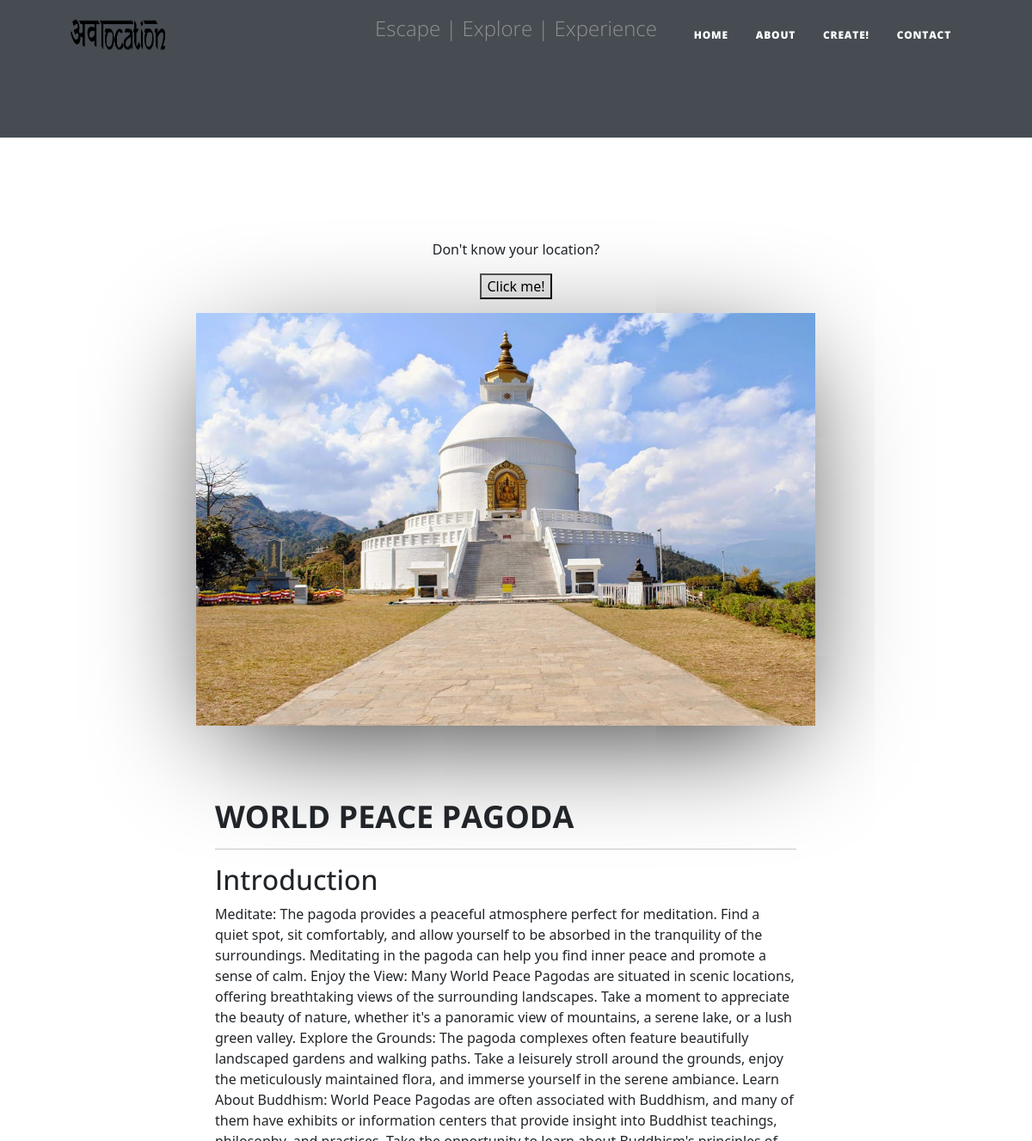
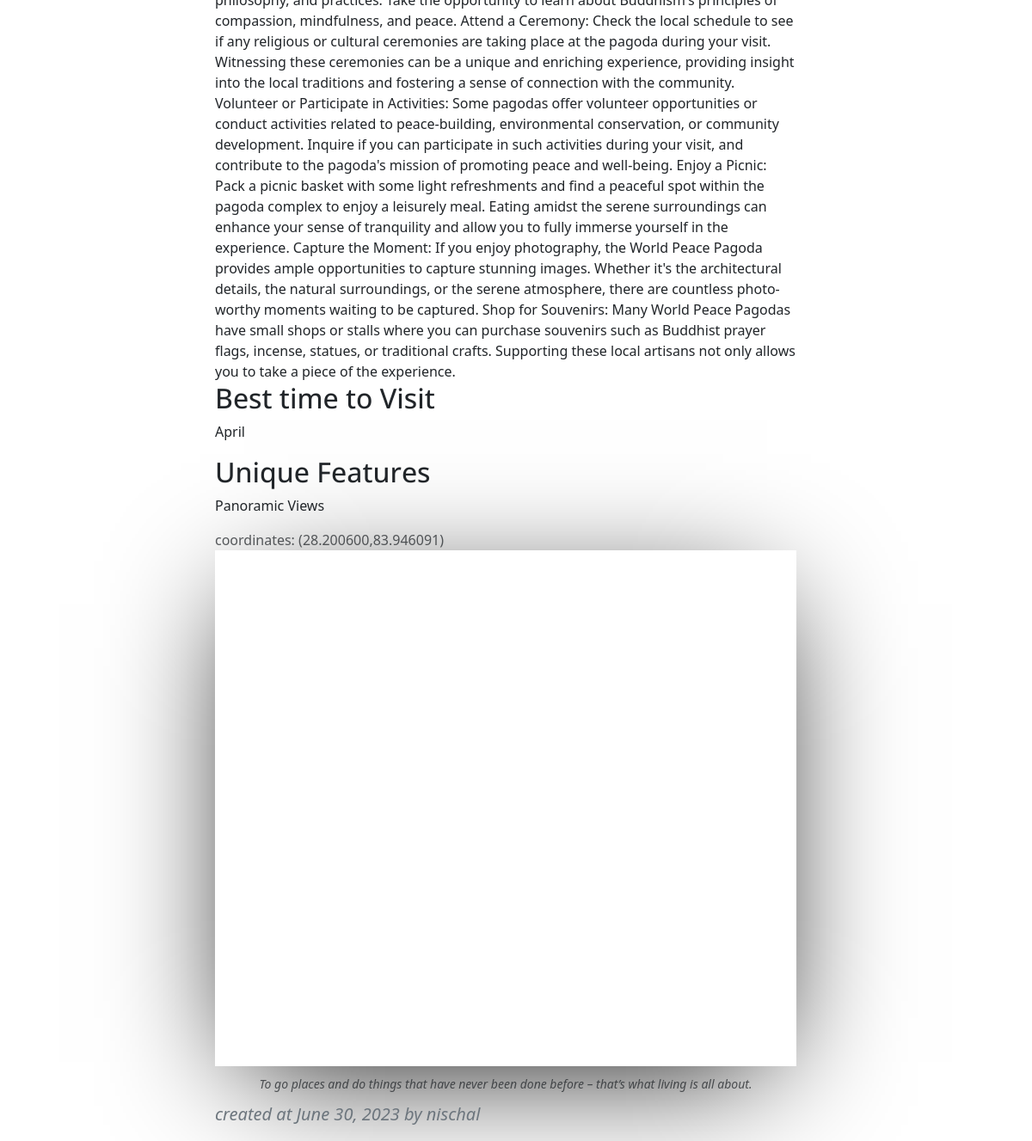
The page /blog/21/ on the database its author committed (2 pictures, top to bottom).
### blog/models.py (models this page shows, shortened)
class Blog(models.Model):
    title = models.CharField(max_length=200)
    location = models.CharField(max_length=200,null=True,blank=True)
    desc = models.ForeignKey(Description, on_delete=models.CASCADE)
    image= models.ImageField(upload_to='images/',null=True,blank=True)
    created_at = models.DateTimeField(auto_now_add=True)
    author_id = models.IntegerField(null=True,blank=True)
    choices = (
        ('Food', 'Food'),
        ('Accomodation', 'Accomodation'),
        ('Cultural', 'Cultural'),
        ('Historic', 'Historic'),
        ('Others', 'Others'),
    )
    category = models.CharField(max_length=200, choices=choices, default='Others')
    author_name = models.ForeignKey(User, on_delete=models.CASCADE, null=True, blank=True)
    latitude = models.DecimalField(max_digits=9, decimal_places=6)
    longitude = models.DecimalField(max_digits=9, decimal_places=6)
    def __str__(self):
        return self.title

class Description(models.Model):
    things_to_do = models.CharField(max_length=2000 ,null=True,blank=True)
    best_time_to_visit = models.CharField(max_length=50,null=True,blank=True)
    unique_features = models.CharField(max_length=50,null=True,blank=True)

### blog/views.py (the view)
# urls.py: 2. Add a URL to urlpatterns:  path('blog/', include('blog.urls'))
def blog(request,blog_id):
    oneblog=Blog.objects.get(id=blog_id)
    print(oneblog)
    template_name = 'blog.html'
    context = {
        'blog':oneblog,
    }
    return render(request,template_name,context)

### blog/templates/blog.html (shortened to what this page needs)
{% extends 'base.html' %}
{% load static %}
{% block csslinking %}
<link href="https://cdn.jsdelivr.net/npm/bootstrap@5.3.0/dist/css/bootstrap.min.css" rel="stylesheet">
    <link rel = 'stylesheet' href= {% static 'css\base.css' %} >
    <link rel = 'stylesheet' href= {% static 'css\blog.css' %} >
{% endblock csslinking %}
{% block contentbody %}
    <div class="row   justify-content-center fix-width ">
        {% if blog.image %}
            <img class="blog-image" src="{{blog.image.url}}"/>
        {% endif %}
            <div class="col-md-10 col-lg-8 col-xl-7">
                <br>
                <h1 class = "section-heading">{{blog.title}}</h1>
                <hr>
                <h2 class = "section-subheading"> Introduction</h2>
                {{blog.desc.things_to_do}}
                <h2 class="section-subheading">Best time to Visit</h2>
                <p>{{blog.desc.best_time_to_visit}}</p>
                <h2 class="section-subheading">Unique Features</h2>
                <p>{{blog.desc.unique_features}}</p>
                <span class="text-muted">
                    coordinates: ({{blog.latitude}},{{blog.longitude}})
                </span>
                <div id="map" style="width:100%;height:600px;"></div>
                <span class="caption text-muted">To go places and do things that have never been done before – that’s what living is all about.</span>
                <blockquote class="blockquote">
                    created at {{blog.created_at.date}} by {{blog.author_name}}
                </blockquote>
            </div>
    </div>
{% endblock contentbody %}

### static/css/base.css (style rules this page uses)
.blog-image { width: 60vw; height: 40vw; }
h1 { font-size: 3vw; text-transform: uppercase; }
html, body { height: 100%; }
#map { box-shadow: 0px 29px 144px -34px rgba(0,0,0,1); -webkit-box-shadow: 0px 29px 144px -34px rgba(0,0,0,1); -moz-box-shadow: 0px 29px 144px -34px rgba(0,0,0,1); transition: 2s ease-in-out; }

### static/css/blog.css (style rules this page uses)
html { height: 100%; }
body { height: fit-content; }
.fix-width { width: 100%; }
#map { box-shadow: 0px 29px 144px -34px rgba(0,0,0,1); -webkit-box-shadow: 0px 29px 144px -34px rgba(0,0,0,1); -moz-box-shadow: 0px 29px 144px -34px rgba(0,0,0,1); transition: 2s ease-in-out; }
.blog-image { padding-left: 0; padding-right: 0; box-shadow: 0px 29px 144px -34px rgba(0,0,0,1); -webkit-box-shadow: 0px 29px 144px -34px rgba(0,0,0,1); -moz-box-shadow: 0px 29px 144px -34px rgba(0,0,0,1); }

### rows shown on the page
Blog: image (picture), title "WORLD PEACE PAGODA", desc.things_to_do "Meditate: The pagoda provides a peaceful atmosphere perfect for meditation. Find a quiet spot, sit comfortably, and allow yourself to be absorbed in the tranquility of the surroundings. Meditating in the pagoda can help you find inner peace and promote a sense of calm. Enjoy the View: Many World Peace Pagodas are situated in scenic locations, offering breathtaking views of the surrounding landscapes. Take a moment to appreciate the beauty of nature, whether it's a panoramic view of mountains, a serene lake, or a lush green valley. Explore the Grounds: The pagoda complexes often feature beautifully landscaped gardens and walking paths. Take a leisurely stroll around the grounds, enjoy the…", desc.best_time_to_visit "April", desc.unique_features "Panoramic Views", latitude "28.200600", longitude "83.946091", created_at "June 30, 2023", author_name "nischal"
